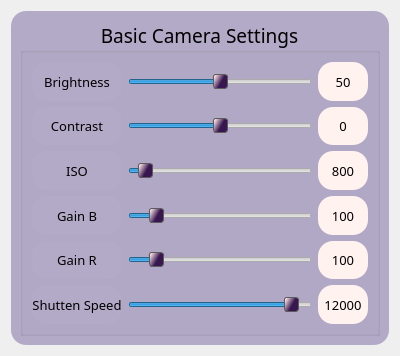
<?xml version="1.0" encoding="UTF-8"?>
<ui version="4.0">
 <class>BasicCameraSettings</class>
 <widget class="QWidget" name="BasicCameraSettings">
  <property name="geometry">
   <rect>
    <x>0</x>
    <y>0</y>
    <width>400</width>
    <height>356</height>
   </rect>
  </property>
  <property name="windowTitle">
   <string>Form</string>
  </property>
  <property name="styleSheet">
   <string notr="true">QFrame{
	background-color:rgb(179, 170, 200);
	border-radius: 15px;

}
QSlider::handle:horizontal {
    background: ;
	
	background-color: qlineargradient(spread:pad, x1:0, y1:0.222, x2:0.796, y2:0.665, stop:0 rgba(255, 232, 232, 255), stop:0.706468 rgba(56, 22, 80, 255));
    border: 1px solid #5c5c5c;
    width: 18px;
    margin: -2px 0; /* handle is placed by default on the contents rect of the groove. Expand outside the groove */
    border-radius: 3px;
}
</string>
  </property>
  <layout class="QGridLayout" name="gridLayout">
   <item row="1" column="0">
    <widget class="QFrame" name="frame">
     <property name="frameShape">
      <enum>QFrame::StyledPanel</enum>
     </property>
     <property name="frameShadow">
      <enum>QFrame::Raised</enum>
     </property>
     <layout class="QVBoxLayout" name="verticalLayout">
      <item>
       <widget class="QGroupBox" name="groupBox">
        <property name="font">
         <font>
          <family>Impact</family>
          <pointsize>14</pointsize>
         </font>
        </property>
        <property name="title">
         <string>Basic Camera Settings</string>
        </property>
        <property name="alignment">
         <set>Qt::AlignCenter</set>
        </property>
        <layout class="QVBoxLayout" name="verticalLayout_2">
         <item>
          <layout class="QHBoxLayout" name="brightnessLayout">
           <item>
            <widget class="QLabel" name="brightnessLabel">
             <property name="minimumSize">
              <size>
               <width>90</width>
               <height>0</height>
              </size>
             </property>
             <property name="font">
              <font>
               <family>Impact</family>
               <pointsize>10</pointsize>
              </font>
             </property>
             <property name="text">
              <string>Brightness</string>
             </property>
             <property name="alignment">
              <set>Qt::AlignCenter</set>
             </property>
            </widget>
           </item>
           <item>
            <widget class="QSlider" name="brightnessSlider">
             <property name="minimum">
              <number>0</number>
             </property>
             <property name="maximum">
              <number>100</number>
             </property>
             <property name="singleStep">
              <number>50</number>
             </property>
             <property name="pageStep">
              <number>10</number>
             </property>
             <property name="value">
              <number>50</number>
             </property>
             <property name="orientation">
              <enum>Qt::Horizontal</enum>
             </property>
            </widget>
           </item>
           <item>
            <widget class="QLabel" name="brightnessValueLabel">
             <property name="minimumSize">
              <size>
               <width>50</width>
               <height>0</height>
              </size>
             </property>
             <property name="font">
              <font>
               <family>Impact</family>
               <pointsize>10</pointsize>
              </font>
             </property>
             <property name="styleSheet">
              <string notr="true">QLabel{
	background-color: rgb(255, 242, 239);
}</string>
             </property>
             <property name="text">
              <string>50</string>
             </property>
             <property name="alignment">
              <set>Qt::AlignCenter</set>
             </property>
            </widget>
           </item>
          </layout>
         </item>
         <item>
          <layout class="QHBoxLayout" name="contrastLayout">
           <item>
            <widget class="QLabel" name="contrastLabel">
             <property name="minimumSize">
              <size>
               <width>90</width>
               <height>0</height>
              </size>
             </property>
             <property name="font">
              <font>
               <family>Impact</family>
               <pointsize>10</pointsize>
              </font>
             </property>
             <property name="text">
              <string>Contrast</string>
             </property>
             <property name="alignment">
              <set>Qt::AlignCenter</set>
             </property>
            </widget>
           </item>
           <item>
            <widget class="QSlider" name="contrastSlider">
             <property name="minimum">
              <number>-50</number>
             </property>
             <property name="maximum">
              <number>50</number>
             </property>
             <property name="orientation">
              <enum>Qt::Horizontal</enum>
             </property>
            </widget>
           </item>
           <item>
            <widget class="QLabel" name="contrastValueLabel">
             <property name="minimumSize">
              <size>
               <width>50</width>
               <height>0</height>
              </size>
             </property>
             <property name="font">
              <font>
               <family>Impact</family>
               <pointsize>10</pointsize>
              </font>
             </property>
             <property name="styleSheet">
              <string notr="true">QLabel{
background-color:rgb(255, 242, 239);
}</string>
             </property>
             <property name="text">
              <string>0</string>
             </property>
             <property name="alignment">
              <set>Qt::AlignCenter</set>
             </property>
            </widget>
           </item>
          </layout>
         </item>
         <item>
          <layout class="QHBoxLayout" name="isoLayout">
           <item>
            <widget class="QLabel" name="isoLabel">
             <property name="minimumSize">
              <size>
               <width>90</width>
               <height>0</height>
              </size>
             </property>
             <property name="font">
              <font>
               <family>Impact</family>
               <pointsize>10</pointsize>
              </font>
             </property>
             <property name="text">
              <string>ISO</string>
             </property>
             <property name="alignment">
              <set>Qt::AlignCenter</set>
             </property>
            </widget>
           </item>
           <item>
            <widget class="QSlider" name="isoSlider">
             <property name="minimum">
              <number>100</number>
             </property>
             <property name="maximum">
              <number>12000</number>
             </property>
             <property name="pageStep">
              <number>500</number>
             </property>
             <property name="value">
              <number>800</number>
             </property>
             <property name="orientation">
              <enum>Qt::Horizontal</enum>
             </property>
            </widget>
           </item>
           <item>
            <widget class="QLabel" name="isoValueLabel">
             <property name="minimumSize">
              <size>
               <width>50</width>
               <height>0</height>
              </size>
             </property>
             <property name="font">
              <font>
               <family>Impact</family>
               <pointsize>10</pointsize>
              </font>
             </property>
             <property name="styleSheet">
              <string notr="true">QLabel{
background-color:rgb(255, 242, 239);
}</string>
             </property>
             <property name="text">
              <string>800</string>
             </property>
             <property name="scaledContents">
              <bool>true</bool>
             </property>
             <property name="alignment">
              <set>Qt::AlignCenter</set>
             </property>
            </widget>
           </item>
          </layout>
         </item>
         <item>
          <layout class="QHBoxLayout" name="gainBLayout">
           <item>
            <widget class="QLabel" name="BLabel">
             <property name="minimumSize">
              <size>
               <width>90</width>
               <height>0</height>
              </size>
             </property>
             <property name="font">
              <font>
               <family>Impact</family>
               <pointsize>10</pointsize>
              </font>
             </property>
             <property name="text">
              <string>Gain B</string>
             </property>
             <property name="alignment">
              <set>Qt::AlignCenter</set>
             </property>
            </widget>
           </item>
           <item>
            <widget class="QSlider" name="BSlider">
             <property name="minimum">
              <number>1</number>
             </property>
             <property name="maximum">
              <number>800</number>
             </property>
             <property name="singleStep">
              <number>1</number>
             </property>
             <property name="pageStep">
              <number>10</number>
             </property>
             <property name="value">
              <number>100</number>
             </property>
             <property name="orientation">
              <enum>Qt::Horizontal</enum>
             </property>
            </widget>
           </item>
           <item>
            <widget class="QLabel" name="BValueLabel">
             <property name="minimumSize">
              <size>
               <width>50</width>
               <height>0</height>
              </size>
             </property>
             <property name="font">
              <font>
               <family>Impact</family>
               <pointsize>10</pointsize>
              </font>
             </property>
             <property name="styleSheet">
              <string notr="true">QLabel{
background-color:rgb(255, 242, 239);
}</string>
             </property>
             <property name="text">
              <string>100</string>
             </property>
             <property name="alignment">
              <set>Qt::AlignCenter</set>
             </property>
            </widget>
           </item>
          </layout>
         </item>
         <item>
          <layout class="QHBoxLayout" name="gainRLayout">
           <item>
            <widget class="QLabel" name="RLabel">
             <property name="minimumSize">
              <size>
               <width>90</width>
               <height>0</height>
              </size>
             </property>
             <property name="font">
              <font>
               <family>Impact</family>
               <pointsize>10</pointsize>
              </font>
             </property>
             <property name="text">
              <string>Gain R</string>
             </property>
             <property name="alignment">
              <set>Qt::AlignCenter</set>
             </property>
            </widget>
           </item>
           <item>
            <widget class="QSlider" name="RSlider">
             <property name="minimum">
              <number>1</number>
             </property>
             <property name="maximum">
              <number>800</number>
             </property>
             <property name="singleStep">
              <number>1</number>
             </property>
             <property name="pageStep">
              <number>10</number>
             </property>
             <property name="value">
              <number>100</number>
             </property>
             <property name="orientation">
              <enum>Qt::Horizontal</enum>
             </property>
            </widget>
           </item>
           <item>
            <widget class="QLabel" name="RValueLabel">
             <property name="minimumSize">
              <size>
               <width>50</width>
               <height>0</height>
              </size>
             </property>
             <property name="font">
              <font>
               <family>Impact</family>
               <pointsize>10</pointsize>
              </font>
             </property>
             <property name="styleSheet">
              <string notr="true">QLabel{
background-color:rgb(255, 242, 239);
}</string>
             </property>
             <property name="text">
              <string>100</string>
             </property>
             <property name="alignment">
              <set>Qt::AlignCenter</set>
             </property>
            </widget>
           </item>
          </layout>
         </item>
         <item>
          <layout class="QHBoxLayout" name="horizontalLayout">
           <item>
            <widget class="QLabel" name="ssLabel">
             <property name="minimumSize">
              <size>
               <width>90</width>
               <height>0</height>
              </size>
             </property>
             <property name="font">
              <font>
               <family>Impact</family>
               <pointsize>10</pointsize>
              </font>
             </property>
             <property name="text">
              <string>Shutten Speed</string>
             </property>
             <property name="alignment">
              <set>Qt::AlignCenter</set>
             </property>
            </widget>
           </item>
           <item>
            <widget class="QSlider" name="ssSlider">
             <property name="maximum">
              <number>13000</number>
             </property>
             <property name="singleStep">
              <number>50</number>
             </property>
             <property name="pageStep">
              <number>500</number>
             </property>
             <property name="value">
              <number>12000</number>
             </property>
             <property name="tracking">
              <bool>true</bool>
             </property>
             <property name="orientation">
              <enum>Qt::Horizontal</enum>
             </property>
            </widget>
           </item>
           <item>
            <widget class="QLabel" name="ssValueLabel">
             <property name="minimumSize">
              <size>
               <width>50</width>
               <height>0</height>
              </size>
             </property>
             <property name="font">
              <font>
               <family>Impact</family>
               <pointsize>10</pointsize>
              </font>
             </property>
             <property name="styleSheet">
              <string notr="true">QLabel{
background-color:rgb(255, 242, 239);
}</string>
             </property>
             <property name="text">
              <string>12000</string>
             </property>
             <property name="alignment">
              <set>Qt::AlignCenter</set>
             </property>
            </widget>
           </item>
          </layout>
         </item>
        </layout>
       </widget>
      </item>
     </layout>
    </widget>
   </item>
  </layout>
 </widget>
 <resources/>
 <connections>
  <connection>
   <sender>brightnessSlider</sender>
   <signal>sliderMoved(int)</signal>
   <receiver>brightnessValueLabel</receiver>
   <slot>setNum(int)</slot>
   <hints>
    <hint type="sourcelabel">
     <x>214</x>
     <y>92</y>
    </hint>
    <hint type="destinationlabel">
     <x>339</x>
     <y>93</y>
    </hint>
   </hints>
  </connection>
  <connection>
   <sender>contrastSlider</sender>
   <signal>sliderMoved(int)</signal>
   <receiver>contrastValueLabel</receiver>
   <slot>setNum(int)</slot>
   <hints>
    <hint type="sourcelabel">
     <x>214</x>
     <y>163</y>
    </hint>
    <hint type="destinationlabel">
     <x>339</x>
     <y>163</y>
    </hint>
   </hints>
  </connection>
  <connection>
   <sender>isoSlider</sender>
   <signal>sliderMoved(int)</signal>
   <receiver>isoValueLabel</receiver>
   <slot>setNum(int)</slot>
   <hints>
    <hint type="sourcelabel">
     <x>214</x>
     <y>233</y>
    </hint>
    <hint type="destinationlabel">
     <x>339</x>
     <y>234</y>
    </hint>
   </hints>
  </connection>
 </connections>
</ui>
